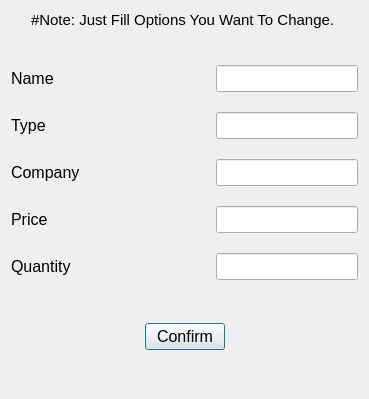
<?xml version="1.0" encoding="UTF-8"?>
<ui version="4.0">
 <class>EditItem</class>
 <widget class="QDialog" name="EditItem">
  <property name="geometry">
   <rect>
    <x>0</x>
    <y>0</y>
    <width>369</width>
    <height>399</height>
   </rect>
  </property>
  <property name="windowTitle">
   <string>Dialog</string>
  </property>
  <layout class="QVBoxLayout" name="verticalLayout_4">
   <item>
    <layout class="QHBoxLayout" name="horizontalLayout_3">
     <property name="leftMargin">
      <number>20</number>
     </property>
     <item>
      <widget class="QLabel" name="label">
       <property name="font">
        <font>
         <pointsize>11</pointsize>
        </font>
       </property>
       <property name="text">
        <string>#Note: Just Fill Options You Want To Change.</string>
       </property>
      </widget>
     </item>
    </layout>
   </item>
   <item>
    <spacer name="verticalSpacer">
     <property name="orientation">
      <enum>Qt::Vertical</enum>
     </property>
     <property name="sizeType">
      <enum>QSizePolicy::Fixed</enum>
     </property>
     <property name="sizeHint" stdset="0">
      <size>
       <width>20</width>
       <height>30</height>
      </size>
     </property>
    </spacer>
   </item>
   <item>
    <layout class="QVBoxLayout" name="verticalLayout_3">
     <property name="sizeConstraint">
      <enum>QLayout::SetDefaultConstraint</enum>
     </property>
     <item>
      <layout class="QHBoxLayout" name="horizontalLayout">
       <item>
        <layout class="QVBoxLayout" name="verticalLayout_2">
         <property name="spacing">
          <number>20</number>
         </property>
         <item>
          <widget class="QLabel" name="namelabel">
           <property name="font">
            <font>
             <pointsize>12</pointsize>
            </font>
           </property>
           <property name="text">
            <string>Name</string>
           </property>
          </widget>
         </item>
         <item>
          <widget class="QLabel" name="typelabel">
           <property name="font">
            <font>
             <pointsize>12</pointsize>
            </font>
           </property>
           <property name="text">
            <string>Type</string>
           </property>
          </widget>
         </item>
         <item>
          <widget class="QLabel" name="companylabel">
           <property name="font">
            <font>
             <pointsize>12</pointsize>
            </font>
           </property>
           <property name="text">
            <string>Company</string>
           </property>
          </widget>
         </item>
         <item>
          <widget class="QLabel" name="pricelabel">
           <property name="font">
            <font>
             <pointsize>12</pointsize>
            </font>
           </property>
           <property name="text">
            <string>Price</string>
           </property>
          </widget>
         </item>
         <item>
          <widget class="QLabel" name="quantitylabel">
           <property name="font">
            <font>
             <pointsize>12</pointsize>
            </font>
           </property>
           <property name="text">
            <string>Quantity</string>
           </property>
          </widget>
         </item>
        </layout>
       </item>
       <item>
        <layout class="QVBoxLayout" name="verticalLayout">
         <property name="spacing">
          <number>20</number>
         </property>
         <item>
          <widget class="QLineEdit" name="nameline">
           <property name="sizePolicy">
            <sizepolicy hsizetype="Fixed" vsizetype="Fixed">
             <horstretch>0</horstretch>
             <verstretch>0</verstretch>
            </sizepolicy>
           </property>
           <property name="font">
            <font>
             <pointsize>12</pointsize>
            </font>
           </property>
          </widget>
         </item>
         <item>
          <widget class="QLineEdit" name="typeline">
           <property name="sizePolicy">
            <sizepolicy hsizetype="Fixed" vsizetype="Fixed">
             <horstretch>0</horstretch>
             <verstretch>0</verstretch>
            </sizepolicy>
           </property>
           <property name="font">
            <font>
             <pointsize>12</pointsize>
            </font>
           </property>
          </widget>
         </item>
         <item>
          <widget class="QLineEdit" name="companyline">
           <property name="sizePolicy">
            <sizepolicy hsizetype="Fixed" vsizetype="Fixed">
             <horstretch>0</horstretch>
             <verstretch>0</verstretch>
            </sizepolicy>
           </property>
           <property name="font">
            <font>
             <pointsize>12</pointsize>
            </font>
           </property>
          </widget>
         </item>
         <item>
          <widget class="QLineEdit" name="priceline">
           <property name="sizePolicy">
            <sizepolicy hsizetype="Fixed" vsizetype="Fixed">
             <horstretch>0</horstretch>
             <verstretch>0</verstretch>
            </sizepolicy>
           </property>
           <property name="font">
            <font>
             <pointsize>12</pointsize>
            </font>
           </property>
          </widget>
         </item>
         <item>
          <widget class="QLineEdit" name="quantityline">
           <property name="sizePolicy">
            <sizepolicy hsizetype="Fixed" vsizetype="Fixed">
             <horstretch>0</horstretch>
             <verstretch>0</verstretch>
            </sizepolicy>
           </property>
           <property name="font">
            <font>
             <pointsize>12</pointsize>
            </font>
           </property>
          </widget>
         </item>
        </layout>
       </item>
      </layout>
     </item>
     <item>
      <spacer name="verticalSpacer_3">
       <property name="orientation">
        <enum>Qt::Vertical</enum>
       </property>
       <property name="sizeHint" stdset="0">
        <size>
         <width>20</width>
         <height>40</height>
        </size>
       </property>
      </spacer>
     </item>
     <item>
      <layout class="QHBoxLayout" name="horizontalLayout_2">
       <property name="leftMargin">
        <number>0</number>
       </property>
       <property name="rightMargin">
        <number>0</number>
       </property>
       <item>
        <spacer name="horizontalSpacer">
         <property name="orientation">
          <enum>Qt::Horizontal</enum>
         </property>
         <property name="sizeHint" stdset="0">
          <size>
           <width>40</width>
           <height>20</height>
          </size>
         </property>
        </spacer>
       </item>
       <item>
        <widget class="QPushButton" name="confirmbutton">
         <property name="font">
          <font>
           <pointsize>12</pointsize>
          </font>
         </property>
         <property name="text">
          <string>Confirm</string>
         </property>
        </widget>
       </item>
       <item>
        <spacer name="horizontalSpacer_2">
         <property name="orientation">
          <enum>Qt::Horizontal</enum>
         </property>
         <property name="sizeHint" stdset="0">
          <size>
           <width>40</width>
           <height>20</height>
          </size>
         </property>
        </spacer>
       </item>
      </layout>
     </item>
    </layout>
   </item>
   <item>
    <spacer name="verticalSpacer_4">
     <property name="orientation">
      <enum>Qt::Vertical</enum>
     </property>
     <property name="sizeHint" stdset="0">
      <size>
       <width>20</width>
       <height>40</height>
      </size>
     </property>
    </spacer>
   </item>
  </layout>
 </widget>
 <resources/>
 <connections/>
</ui>
